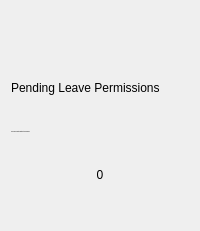
             <widget class="QWidget" name="e_widget_summary_plp" native="true">
              <property name="minimumSize">
               <size>
                <width>190</width>
                <height>231</height>
               </size>
              </property>
              <property name="maximumSize">
               <size>
                <width>16777215</width>
                <height>231</height>
               </size>
              </property>
              <property name="cursor">
               <cursorShape>PointingHandCursor</cursorShape>
              </property>
              <property name="styleSheet">
               <string notr="true">QWidget[objectName=&quot;e_widget_summary_plp&quot;] {
	background: qradialgradient(
			spread: pad,
			cx: 0.5,
			cy: 0.5,
			radius: 1.0,
			fx: 0.5,
			fy: 0.5,
			stop: 0 #2d2d2d,
			stop: 1 #242424
	);
	border: 1px solid;
	border-radius: 20px;
	border-color: qlineargradient(x1:0, y1:0, x2:1, y2:0, stop: 0 rgb(58, 62, 88), stop: 1 rgb(119, 127, 148))

}

QLabel {
	background-color: transparent;
}

QLabel[objectName=&quot;lbl_dashboard_header_3&quot;]{
	font: 14px;
}

QPushButton {
	background-color: transparent;
}

Line {
	background-color: #be8af9;
}</string>
              </property>
              <layout class="QVBoxLayout" name="verticalLayout_4">
               <item>
                <layout class="QHBoxLayout" name="horizontalLayout_5">
                 <item>
                  <spacer name="horizontalSpacer_46">
                   <property name="orientation">
                    <enum>Qt::Horizontal</enum>
                   </property>
                   <property name="sizeHint" stdset="0">
                    <size>
                     <width>40</width>
                     <height>20</height>
                    </size>
                   </property>
                  </spacer>
                 </item>
                 <item>
                  <widget class="QLabel" name="lbl_summary_3_icon">
                   <property name="minimumSize">
                    <size>
                     <width>51</width>
                     <height>51</height>
                    </size>
                   </property>
                   <property name="maximumSize">
                    <size>
                     <width>51</width>
                     <height>51</height>
                    </size>
                   </property>
                   <property name="text">
                    <string/>
                   </property>
                   <property name="pixmap">
                    <pixmap resource="../icons_source.qrc">:/newSource/icons/permission.png</pixmap>
                   </property>
                   <property name="scaledContents">
                    <bool>true</bool>
                   </property>
                  </widget>
                 </item>
                 <item>
                  <spacer name="horizontalSpacer_47">
                   <property name="orientation">
                    <enum>Qt::Horizontal</enum>
                   </property>
                   <property name="sizeHint" stdset="0">
                    <size>
                     <width>40</width>
                     <height>20</height>
                    </size>
                   </property>
                  </spacer>
                 </item>
                </layout>
               </item>
               <item>
                <spacer name="verticalSpacer_51">
                 <property name="orientation">
                  <enum>Qt::Vertical</enum>
                 </property>
                 <property name="sizeHint" stdset="0">
                  <size>
                   <width>20</width>
                   <height>40</height>
                  </size>
                 </property>
                </spacer>
               </item>
               <item>
                <widget class="QLabel" name="lbl_dashboard_header_3">
                 <property name="minimumSize">
                  <size>
                   <width>151</width>
                   <height>18</height>
                  </size>
                 </property>
                 <property name="maximumSize">
                  <size>
                   <width>16777215</width>
                   <height>18</height>
                  </size>
                 </property>
                 <property name="text">
                  <string>Pending Leave Permissions</string>
                 </property>
                 <property name="alignment">
                  <set>Qt::AlignLeading|Qt::AlignLeft|Qt::AlignVCenter</set>
                 </property>
                </widget>
               </item>
               <item>
                <spacer name="verticalSpacer_52">
                 <property name="orientation">
                  <enum>Qt::Vertical</enum>
                 </property>
                 <property name="sizeHint" stdset="0">
                  <size>
                   <width>20</width>
                   <height>40</height>
                  </size>
                 </property>
                </spacer>
               </item>
               <item>
                <widget class="QLabel" name="lbl_dashboard_description_3">
                 <property name="minimumSize">
                  <size>
                   <width>151</width>
                   <height>36</height>
                  </size>
                 </property>
                 <property name="maximumSize">
                  <size>
                   <width>16777215</width>
                   <height>36</height>
                  </size>
                 </property>
                 <property name="font">
                  <font>
                   <pointsize>-1</pointsize>
                   <weight>50</weight>
                   <italic>false</italic>
                   <bold>false</bold>
                  </font>
                 </property>
                 <property name="text">
                  <string>Your leave requests waiting to be approved</string>
                 </property>
                 <property name="alignment">
                  <set>Qt::AlignLeading|Qt::AlignLeft|Qt::AlignVCenter</set>
                 </property>
                 <property name="wordWrap">
                  <bool>true</bool>
                 </property>
                </widget>
               </item>
               <item>
                <spacer name="verticalSpacer_53">
                 <property name="orientation">
                  <enum>Qt::Vertical</enum>
                 </property>
                 <property name="sizeHint" stdset="0">
                  <size>
                   <width>20</width>
                   <height>40</height>
                  </size>
                 </property>
                </spacer>
               </item>
               <item>
                <widget class="QLabel" name="lbl_count_pending_leave_permissions">
                 <property name="minimumSize">
                  <size>
                   <width>151</width>
                   <height>16</height>
                  </size>
                 </property>
                 <property name="maximumSize">
                  <size>
                   <width>16777215</width>
                   <height>16</height>
                  </size>
                 </property>
                 <property name="text">
                  <string>0</string>
                 </property>
                 <property name="alignment">
                  <set>Qt::AlignCenter</set>
                 </property>
                </widget>
               </item>
               <item>
                <spacer name="verticalSpacer_54">
                 <property name="orientation">
                  <enum>Qt::Vertical</enum>
                 </property>
                 <property name="sizeHint" stdset="0">
                  <size>
                   <width>20</width>
                   <height>40</height>
                  </size>
                 </property>
                </spacer>
               </item>
               <item>
                <layout class="QHBoxLayout" name="horizontalLayout_64">
                 <item>
                  <spacer name="horizontalSpacer_55">
                   <property name="orientation">
                    <enum>Qt::Horizontal</enum>
                   </property>
                   <property name="sizeHint" stdset="0">
                    <size>
                     <width>40</width>
                     <height>20</height>
                    </size>
                   </property>
                  </spacer>
                 </item>
                 <item>
                  <widget class="QLabel" name="lbl_dashboard_expand_icon_3">
                   <property name="minimumSize">
                    <size>
                     <width>16</width>
                     <height>16</height>
                    </size>
                   </property>
                   <property name="maximumSize">
                    <size>
                     <width>16</width>
                     <height>16</height>
                    </size>
                   </property>
                   <property name="text">
                    <string/>
                   </property>
                   <property name="pixmap">
                    <pixmap resource="../icons_source.qrc">:/newSource/icons/expand_1.png</pixmap>
                   </property>
                   <property name="scaledContents">
                    <bool>true</bool>
                   </property>
                  </widget>
                 </item>
                </layout>
               </item>
              </layout>
             </widget>
